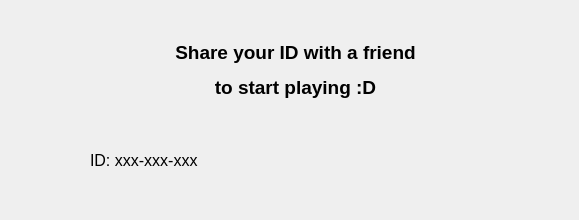
<?xml version="1.0" encoding="UTF-8"?>
<ui version="4.0">
 <class>Dialog</class>
 <widget class="QDialog" name="Dialog">
  <property name="geometry">
   <rect>
    <x>0</x>
    <y>0</y>
    <width>579</width>
    <height>220</height>
   </rect>
  </property>
  <property name="windowTitle">
   <string>Dialog</string>
  </property>
  <widget class="QLabel" name="label">
   <property name="geometry">
    <rect>
     <x>130</x>
     <y>0</y>
     <width>331</width>
     <height>141</height>
    </rect>
   </property>
   <property name="text">
    <string>&lt;html&gt;&lt;head/&gt;&lt;body&gt;&lt;p align=&quot;center&quot;&gt;&lt;span style=&quot; font-size:14pt; font-weight:700;&quot;&gt;Share your ID with a friend&lt;/span&gt;&lt;/p&gt;&lt;p align=&quot;center&quot;&gt;&lt;span style=&quot; font-size:14pt; font-weight:700;&quot;&gt; to start playing :D&lt;/span&gt;&lt;/p&gt;&lt;/body&gt;&lt;/html&gt;</string>
   </property>
  </widget>
  <widget class="QLabel" name="label_2">
   <property name="geometry">
    <rect>
     <x>90</x>
     <y>140</y>
     <width>361</width>
     <height>41</height>
    </rect>
   </property>
   <property name="text">
    <string>&lt;html&gt;&lt;head/&gt;&lt;body&gt;&lt;p&gt;&lt;span style=&quot; font-size:12pt;&quot;&gt;ID: xxx-xxx-xxx&lt;/span&gt;&lt;/p&gt;&lt;/body&gt;&lt;/html&gt;</string>
   </property>
  </widget>
 </widget>
 <resources/>
 <connections/>
</ui>
